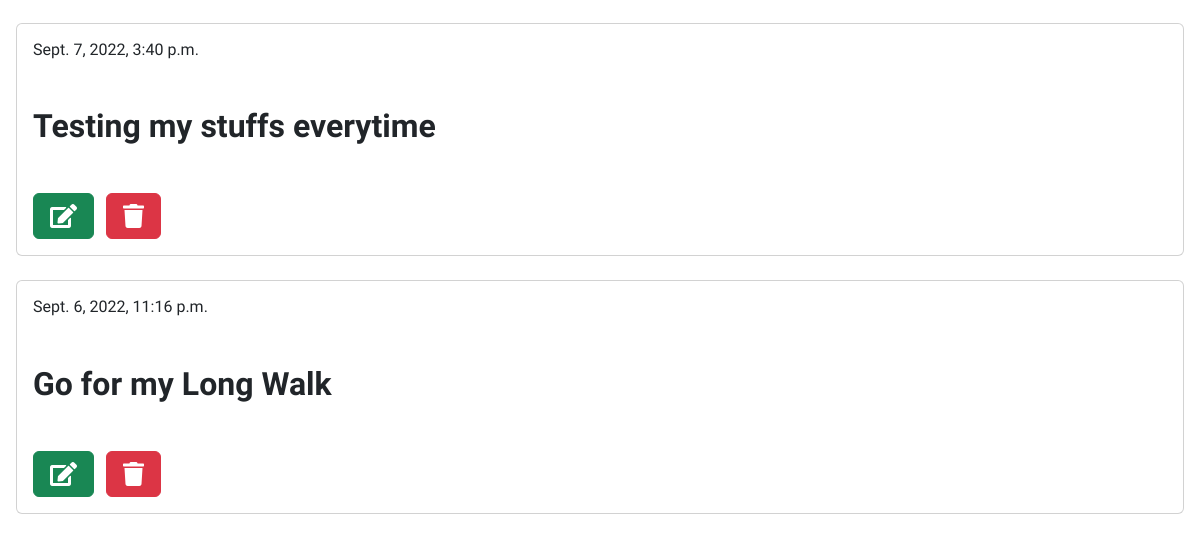
The app's page / (signed in, lower part), older data.
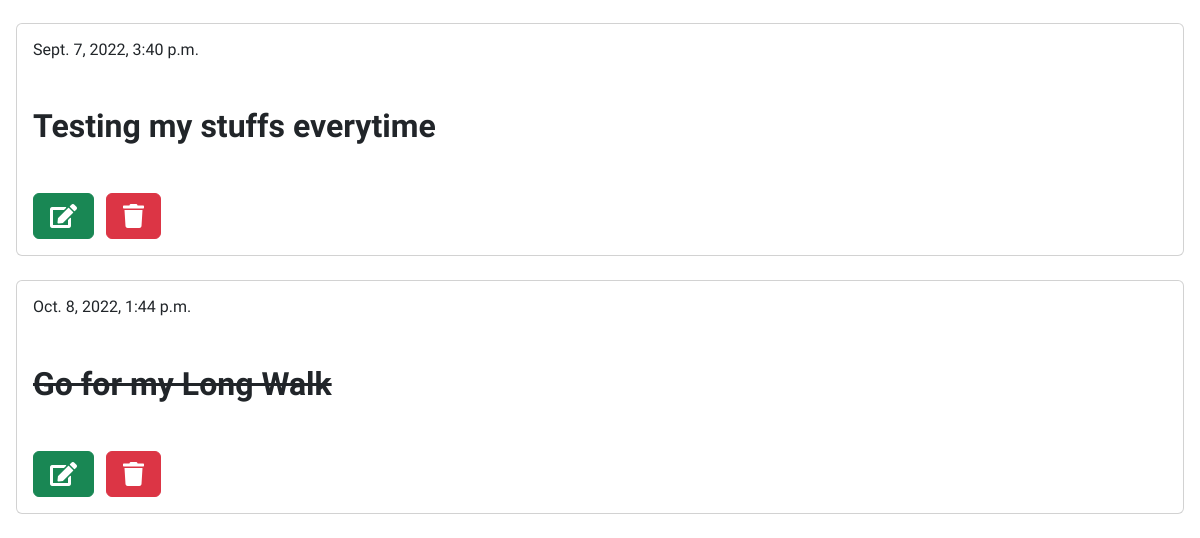
The same page, newer data.
### Todo/models.py (models this page shows, shortened)
class Todo(models.Model):
  user = models.ForeignKey(User,null=True,on_delete=models.CASCADE)
  title = models.CharField(max_length=200)
  description = models.TextField()
  date_created = models.DateTimeField(auto_now_add = True)
  date_updated = models.DateTimeField(auto_now = True)
  completed = models.BooleanField(default=False)

### Todo/views.py (the view)
# urls.py: path('',views.home,name='home'),
@login_required(login_url='login')
def home(request):
    todos = Todo.objects.filter(user=request.user)
    myFilter = TodoFilter(request.GET,queryset=todos)
    todos = myFilter.qs
    return render(request,'Todo/home.html',{'todos':todos,'myFilter':myFilter})

### Todo/templates/Todo/home.html (shortened to what this page needs)
{% extends 'Todo/main.html' %}
{% load crispy_forms_tags %}
 {% block content %}
<html>
<head>
</head>
<body>
<br>
{% for todo in todos reversed %}
<div>
<div class="mx-3 my-3">
  <div class="card w-100 my-4">
    <div class="card-body">
<h6>{{todo.date_updated}}</h6>
{% if todo.completed == True %}
<h2 class="card-title my-5 fw-bold"><strike>{{todo.title}}</strike></h2>
{% else %}
<h2 class="card-title my-5 fw-bold">
  {{todo.title}}</h2>
{% endif %}
<div class="mt-5">
<a href="{% url 'update' todo.id %}" class="btn btn-success">
<i class="fas fa-edit h4 m-1"></i>
</a>
<a href="{% url 'delete' todo.id %}" class="btn btn-danger mx-2">
  <i class="fa fa-trash h4 m-1"></i>
  </a>
</div>
</div>
</div>
</div>
{% empty %}
<h3 class="text-center text-danger text-uppercase h2 fw-bold my-5">No Tasks...</h3>
</div>
{% endfor %}
</body>
</html>
 {% endblock %}

### Todo/templates/Todo/main.html (shortened to what this page needs)
<!DOCTYPE html>
<html>
  <head>
  <link href="https://cdn.jsdelivr.net/npm/bootstrap@5.2.0/dist/css/bootstrap.min.css" rel="stylesheet">
  <link rel="stylesheet" href="//use.fontawesome.com/releases/v5.0.7/css/all.css">
  </head>
  <body>
{% block content %}
{% endblock %}
</body>
</html>

### Todo/templates/Todo/main.html (style rules this page uses)
body { font-family:'Raleway',sans-serif; }

Row changes from the older to the newer data that the page shows:
changed Todo "Go for my Long Walk": date_updated "Sept. 6, 2022, 11:16 p.m." → "Oct. 8, 2022, 1:44 p.m."; completed False → True (drawn)
